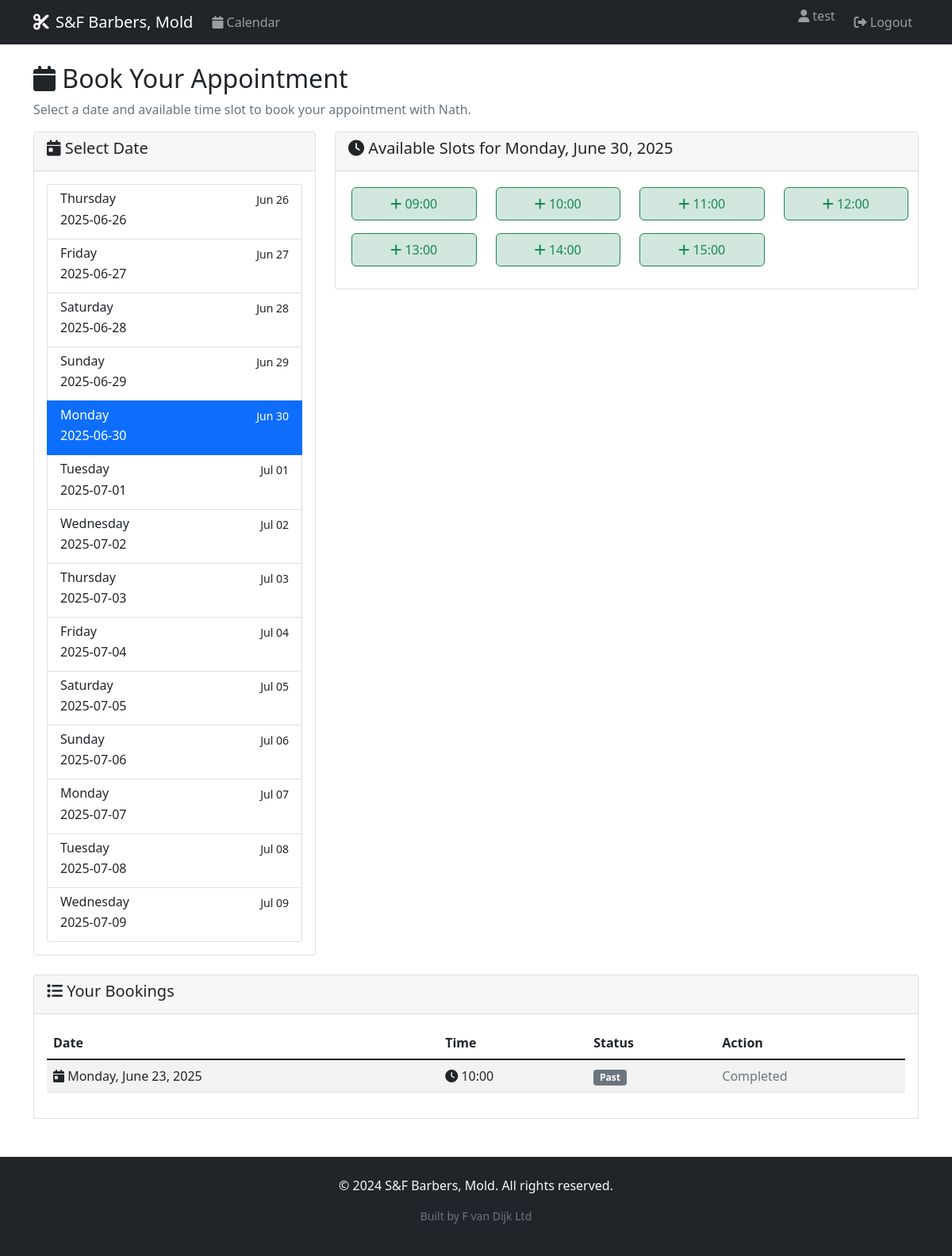
The page /calendar?date=2025-06-30 (signed in) on the database its author committed.
### app.py (models this page shows)
class Booking(db.Model):
    id = db.Column(db.Integer, primary_key=True)
    user_id = db.Column(db.Integer, db.ForeignKey('user.id'), nullable=True)  # Nullable for guest bookings
    date = db.Column(db.Date, nullable=False)
    time_slot = db.Column(db.String(10), nullable=False)  # e.g., "09:00"
    guest_name = db.Column(db.String(100))  # For non-registered customers
    guest_phone = db.Column(db.String(20))  # For non-registered customers
    guest_email = db.Column(db.String(120))  # For non-registered customers
    admin_note = db.Column(db.String(200))  # Admin's private note
    is_guest_booking = db.Column(db.Boolean, default=False)
    created_at = db.Column(db.DateTime, default=datetime.utcnow)

### app.py (the view)
    def decorated_function(*args, **kwargs):
        if 'user_id' not in session:
            flash('Please log in to access this page.', 'warning')
            return redirect(url_for('login'))
        return f(*args, **kwargs)

### app.py (called while the page is built)
def get_available_slots(selected_date=None):
    if selected_date is None:
        selected_date = date.today()
    override = ScheduleOverride.query.filter_by(date=selected_date).first()
    if override:
        if not override.is_open:
            return []
        opening_hour = int(override.opening_time.split(':')[0])
        closing_hour = int(override.closing_time.split(':')[0])
    else:
        opening_hour = 9
        closing_hour = 16
    slots = []
    for hour in range(opening_hour, closing_hour):
        slots.append(f"{hour:02d}:00")
    return slots

def get_schedule_info(selected_date):
    override = ScheduleOverride.query.filter_by(date=selected_date).first()
    if override:
        if not override.is_open:
            return {
                'is_open': False,
                'hours': None,
                'note': override.note or 'Closed',
                'is_custom': True
            }
        else:
            return {
                'is_open': True,
                'hours': f"{override.opening_time} - {override.closing_time}",
                'note': override.note,
                'is_custom': True
            }
    else:
        return {
            'is_open': True,
            'hours': '09:00 - 16:00',
            'note': None,
            'is_custom': False
        }

def get_booked_slots(selected_date):
    bookings = Booking.query.filter_by(date=selected_date).all()
    return [booking.time_slot for booking in bookings]

def is_admin():
    return session.get('is_admin', False)

def login_required(f):
    def decorated_function(*args, **kwargs):
        if 'user_id' not in session:
            flash('Please log in to access this page.', 'warning')
            return redirect(url_for('login'))
        return f(*args, **kwargs)
    decorated_function.__name__ = f.__name__
    return decorated_function

### templates/calendar.html (shortened to what this page needs)
{% extends "base.html" %}
{% block content %}
<div class="row">
    <div class="col-12">
        <h2><i class="fas fa-calendar"></i> Book Your Appointment</h2>
        <p class="text-muted">Select a date and available time slot to book your appointment with Nath.</p>
    </div>
</div>
<div class="row">
    <div class="col-md-4">
        <div class="card">
            <div class="card-header">
                <h5><i class="fas fa-calendar-day"></i> Select Date</h5>
            </div>
            <div class="card-body">
                <div class="list-group">
                    {% for date in dates %}
                        <a href="{{ url_for('calendar', date=date.strftime('%Y-%m-%d')) }}"
                           class="list-group-item list-group-item-action {{ 'active' if date == selected_date else '' }}">
                            <div class="d-flex w-100 justify-content-between">
                                <h6 class="mb-1">{{ date.strftime('%A') }}</h6>
                                <small>{{ date.strftime('%b %d') }}</small>
                            </div>
                            <p class="mb-1">{{ date.strftime('%Y-%m-%d') }}</p>
                        </a>
                    {% endfor %}
                </div>
            </div>
        </div>
    </div>
    <div class="col-md-8">
        <div class="card">
            <div class="card-header">
                <h5><i class="fas fa-clock"></i> Available Slots for {{ selected_date.strftime('%A, %B %d, %Y') }}</h5>
            </div>
            <div class="card-body">
                {% if not schedule_info.is_open %}
                    <div class="alert alert-danger text-center">
                        <i class="fas fa-store-slash fa-2x mb-2"></i>
                        <h5>Closed Today</h5>
                        <p class="mb-0">{{ schedule_info.note }}</p>
                    </div>
                {% elif available_slots %}
                    <div class="row">
                        {% for slot in available_slots %}
                            <div class="col-md-3 col-sm-4 col-6 mb-2">
                                {% if session.is_admin %}
                                    <a href="{{ url_for('admin_book_slot', date=selected_date.strftime('%Y-%m-%d'), time_slot=slot) }}"
                                       class="btn btn-outline-primary w-100 booking-slot available">
                                        <i class="fas fa-user-plus"></i> {{ slot }}
                                    </a>
                                {% else %}
                                    <form method="POST" action="{{ url_for('book') }}" style="display: inline;">
                                        <button type="submit" class="btn btn-outline-success w-100 booking-slot available">
                                            <i class="fas fa-plus"></i> {{ slot }}
                                        </button>
                                    </form>
                                {% endif %}
                            </div>
                        {% endfor %}
                    </div>
                {% else %}
                    <div class="alert alert-warning">
                        <i class="fas fa-exclamation-triangle"></i> No available slots for this date.
                    </div>
                {% endif %}
            </div>
        </div>
    </div>
</div>
{% if not session.is_admin and user_bookings %}
<div class="row mt-4">
    <div class="col-12">
        <div class="card">
            <div class="card-header">
                <h5><i class="fas fa-list"></i> Your Bookings</h5>
            </div>
            <div class="card-body">
                <div class="table-responsive">
                    <table class="table table-striped">
                        <thead>
                            <tr>
                                <th>Date</th>
                                <th>Time</th>
                                <th>Status</th>
                                <th>Action</th>
                            </tr>
                        </thead>
                        <tbody>
                            {% for booking in user_bookings %}
                                <tr>
                                    <td>
                                        <i class="fas fa-calendar-day"></i>
                                        {{ booking.date.strftime('%A, %B %d, %Y') }}
                                    </td>
                                    <td>
                                        <i class="fas fa-clock"></i> {{ booking.time_slot }}
                                    </td>
                                    <td>
                                        {% if booking.date >= selected_date %}
                                            <span class="badge bg-success">Upcoming</span>
                                        {% else %}
                                            <span class="badge bg-secondary">Past</span>
                                        {% endif %}
                                    </td>
                                    <td>
                                        {% if booking.date >= selected_date %}
                                            <form method="POST" action="{{ url_for('cancel') }}" style="display: inline;">
                                                <input type="hidden" name="booking_id" value="{{ booking.id }}">
                                                <button type="submit" class="btn btn-sm btn-outline-danger"
                                                        onclick="return confirm('Are you sure you want to cancel this booking?')">
                                                    <i class="fas fa-times"></i> Cancel
                                                </button>
                                            </form>
                                        {% else %}
                                            <span class="text-muted">Completed</span>
                                        {% endif %}
                                    </td>
                                </tr>
                            {% endfor %}
                        </tbody>
                    </table>
                </div>
            </div>
        </div>
    </div>
</div>
{% endif %}
{% endblock %}

### templates/base.html (style rules this page uses)
.booking-slot { border: 1px solid #dee2e6; border-radius: 0.375rem; padding: 0.5rem; margin: 0.25rem; text-align: center; cursor: pointer; transition: all 0.2s; }
.booking-slot.available { background-color: #d1e7dd; border-color: #198754; }

### rows shown on the page
Booking: date "Monday, June 23, 2025", time_slot "10:00", shows "Past", shows "Completed"

### other values the page prints
{{ session.username }} "test"
{{ date.strftime('%A') }} "Thursday" "Friday" "Saturday" "Sunday" "Monday" "Tuesday" "Wednesday" "Thursday" "Friday" "Saturday" "Sunday" "Monday" "Tuesday" "Wednesday"
{{ date.strftime('%b %d') }} "Jun 26" "Jun 27" "Jun 28" "Jun 29" "Jun 30" "Jul 01" "Jul 02" "Jul 03" "Jul 04" "Jul 05" "Jul 06" "Jul 07" "Jul 08" "Jul 09"
{{ date.strftime('%Y-%m-%d') }} "2025-06-26" "2025-06-27" "2025-06-28" "2025-06-29" "2025-06-30" "2025-07-01" "2025-07-02" "2025-07-03" "2025-07-04" "2025-07-05" "2025-07-06" "2025-07-07" "2025-07-08" "2025-07-09"
{{ selected_date.strftime('%A, %B %d, %Y') }} "Monday, June 30, 2025"
{{ slot }} "09:00" "10:00" "11:00" "12:00" "13:00" "14:00" "15:00"
